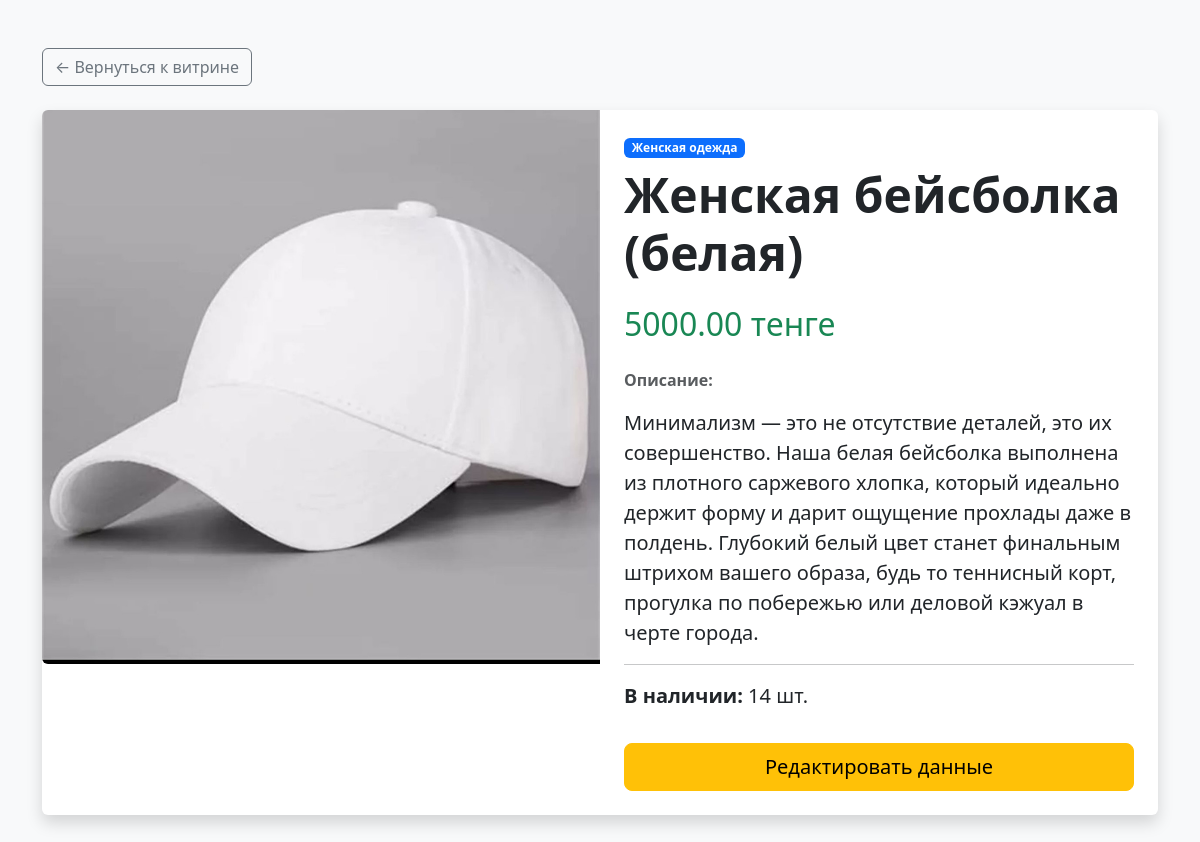
The app's page /product/6/ (signed in) with its own data.
### products/models.py (models this page shows, shortened)
class Product (models.Model):
    category = models.ForeignKey (Category, on_delete=models.CASCADE, verbose_name = "Category")
    name = models.CharField (max_length=30, verbose_name = "Product name")
    price = models.DecimalField (max_digits = 10, decimal_places = 2, verbose_name = "Price")
    description = models.TextField (blank=True, verbose_name="Product description")
    quantity = models.IntegerField (default = 0, verbose_name = "Remaining in stock: ")
    image = models.ImageField(upload_to='products/', null=True, blank=True, verbose_name="Product photo")

class Category (models.Model):
    name = models.CharField (max_length = 20, verbose_name = "Category name")

### products/views.py (the view)
# urls.py: path('product/<int:product_id>/', product_detail, name='product_detail'),
def product_detail(request, product_id):
    product = get_object_or_404(Product, id=product_id)
    return render(request, 'products/detail.html', {'product': product})

### products/templates/products/detail.html (shortened to what this page needs)
<!DOCTYPE html>
<html lang="ru">
<head>
    <link href="https://cdn.jsdelivr.net/npm/bootstrap@5.3.0/dist/css/bootstrap.min.css" rel="stylesheet">
</head>
<body class="bg-light">
    <div class="container py-5">
        <a href="/" class="btn btn-outline-secondary mb-4">← Вернуться к витрине</a>
        <div class="card shadow border-0">
            <div class="row g-0">
                <div class="col-md-6">
                    {% if product.image %}
                        <img src="{{ product.image.url }}" class="img-fluid rounded-start w-100" style="object-fit: cover; min-height: 400px;">
                    {% else %}
                        <div class="bg-secondary text-white d-flex align-items-center justify-content-center h-100" style="min-height: 400px;">
                            <span>Нет фото</span>
                        </div>
                    {% endif %}
                </div>
                <div class="col-md-6">
                    <div class="card-body p-4">
                        <span class="badge bg-primary mb-2">{{ product.category.name }}</span>
                        <h1 class="display-5 fw-bold">{{ product.name }}</h1>
                        <h2 class="text-success my-4">{{ product.price }} тенге</h2>
                        <p class="text-muted fw-bold">Описание:</p>
                        <p class="lead">{{ product.description|default:"Описание скоро будет добавлено." }}</p>
                        <hr>
                        <p class="fs-5"><strong>В наличии:</strong> {{ product.quantity }} шт.</p>
                        {% if user.is_authenticated and user.profile.role == 'stockman' %}
                            <a href="{% url 'edit_product' product.id %}" class="btn btn-warning btn-lg w-100 mt-3">
                                Редактировать данные
                            </a>
                        {% endif %}
                    </div>
                </div>
            </div>
        </div>
    </div>
</body>
</html>

### records on screen
Product: image (picture), category.name "Женская одежда", name "Женская бейсболка (белая)", price "5000.00", description "Минимализм — это не отсутствие деталей, это их совершенство. Наша белая бейсболка выполнена из плотного саржевого хлопка, который идеально держит форму и дарит ощущение прохлады даже в полдень. Глубокий белый цвет станет финальным штрихом вашего образа, будь то теннисный корт, прогулка по побережью или деловой кэжуал в черте города.", quantity "14"
